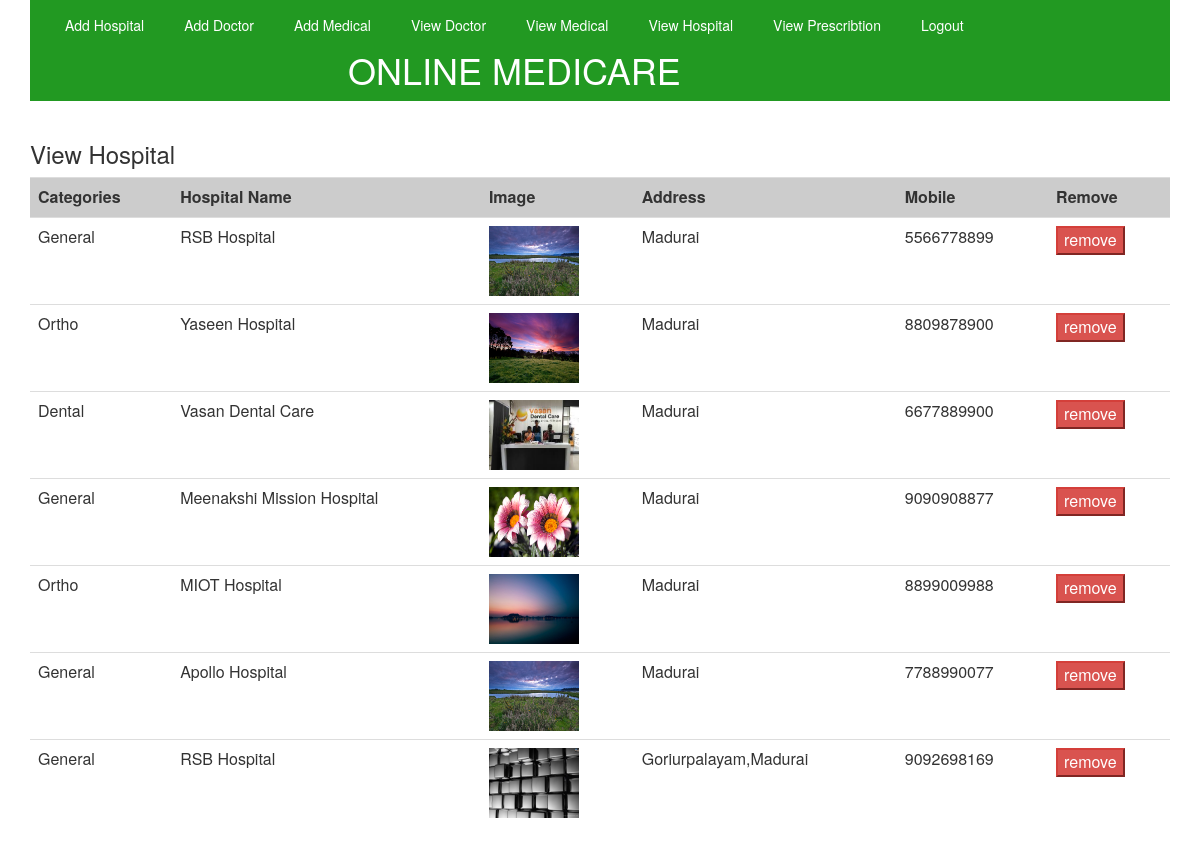
/admin/view_hospital.php, run on the app's committed database.
### tables this page shows
CREATE TABLE IF NOT EXISTS `add_hospital` (
`pharmacy_stocks_id` int(11) NOT NULL,
  `pharmacy_category` varchar(300) NOT NULL,
  `hosp_name` varchar(300) NOT NULL,
  `file` varchar(500) NOT NULL,
  `hosp_address` varchar(300) NOT NULL,
  `hosp_mob` varchar(10) NOT NULL
);

### admin/view_hospital.php (the view, shortened to what this page needs)
<div class="container">
 <?php include('top.php');
 include('db.php');
			 ?>
     <h3>View Hospital</h3>
	<div class="table-responsive">
	<form method="post" action="">
<table class="table">
				<tr bgcolor="#ccc">
					<th>Categories</th>
					<th>Hospital Name</th>
					<th>Image</th>
					<th>Address</th>
					<th>Mobile</th>
					<th>Remove</th>
					</tr>
				<?php
				$path='/medical_rep/uploads/';
				$select_stock =mysqli_query($con,"SELECT * FROM add_hospital");
				while ($row_stock=mysqli_fetch_array($select_stock))
				{
				  ?>
				   <tr>
				   <td><?php echo $row_stock['pharmacy_category'];?></td>
				   <td><?php echo $row_stock['hosp_name'];?></td>
				   <td><?php echo "<img src='".$path."/".$row_stock["file"]."' class='img-responsive' style='width:90px;height:70px;'>";?></td>
				   <td><?php echo $row_stock['hosp_address'];?></td>
				   <td><?php echo $row_stock['hosp_mob'];?></td>
				   <td>
				   <input type="submit" name="submit1" class="btn-danger" value="remove">
				   </td>
				   </tr>
				 <?php    }  	?>
				</table>
				</form>
	      </div>
	      </div>

### data on the page
add_hospital: pharmacy_category "General", hosp_name "RSB Hospital", file (picture), hosp_address "Madurai", hosp_mob "5566778899"
add_hospital: pharmacy_category "Ortho", hosp_name "Yaseen Hospital", file (picture), hosp_address "Madurai", hosp_mob "8809878900"
add_hospital: pharmacy_category "Dental", hosp_name "Vasan Dental Care", file (picture), hosp_address "Madurai", hosp_mob "6677889900"
add_hospital: pharmacy_category "General", hosp_name "Meenakshi Mission Hospital", file (picture), hosp_address "Madurai", hosp_mob "9090908877"
add_hospital: pharmacy_category "Ortho", hosp_name "MIOT Hospital", file (picture), hosp_address "Madurai", hosp_mob "8899009988"
add_hospital: pharmacy_category "General", hosp_name "Apollo Hospital", file (picture), hosp_address "Madurai", hosp_mob "7788990077"
add_hospital: pharmacy_category "General", hosp_name "RSB Hospital", file (picture), hosp_address "Goriurpalayam,Madurai", hosp_mob "9092698169"
